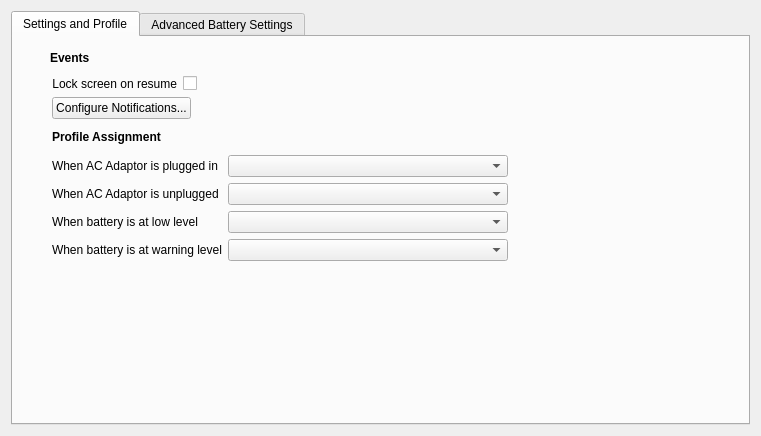
<?xml version="1.0" encoding="UTF-8"?>
<ui version="4.0">
 <class>generalPage</class>
 <widget class="QWidget" name="generalPage">
  <property name="geometry">
   <rect>
    <x>0</x>
    <y>0</y>
    <width>761</width>
    <height>436</height>
   </rect>
  </property>
  <layout class="QVBoxLayout" name="verticalLayout_3">
   <item>
    <widget class="KTabWidget" name="tabWidget">
     <property name="currentIndex">
      <number>0</number>
     </property>
     <widget class="QWidget" name="tab">
      <attribute name="title">
       <string>Settings and Profile</string>
      </attribute>
      <layout class="QVBoxLayout" name="verticalLayout">
       <item>
        <layout class="QHBoxLayout" name="horizontalLayout_3">
         <property name="spacing">
          <number>4</number>
         </property>
         <item>
          <widget class="QLabel" name="eventsIconLabel">
           <property name="minimumSize">
            <size>
             <width>24</width>
             <height>24</height>
            </size>
           </property>
           <property name="maximumSize">
            <size>
             <width>16</width>
             <height>16777215</height>
            </size>
           </property>
           <property name="text">
            <string/>
           </property>
          </widget>
         </item>
         <item>
          <widget class="QLabel" name="label">
           <property name="text">
            <string>&lt;b&gt;Events&lt;/b&gt;</string>
           </property>
          </widget>
         </item>
        </layout>
       </item>
       <item>
        <layout class="QFormLayout" name="formLayout_4">
         <property name="leftMargin">
          <number>30</number>
         </property>
         <item row="0" column="0">
          <widget class="QLabel" name="label_8">
           <property name="text">
            <string>Lock screen on resume</string>
           </property>
           <property name="alignment">
            <set>Qt::AlignRight|Qt::AlignTrailing|Qt::AlignVCenter</set>
           </property>
           <property name="buddy">
            <cstring>lockScreenOnResume</cstring>
           </property>
          </widget>
         </item>
         <item row="0" column="1">
          <widget class="QCheckBox" name="lockScreenOnResume">
           <property name="toolTip">
            <string>Locks screen when waking up from suspension</string>
           </property>
           <property name="statusTip">
            <string/>
           </property>
           <property name="whatsThis">
            <string>You will be asked for a password when resuming from sleep state</string>
           </property>
           <property name="text">
            <string/>
           </property>
          </widget>
         </item>
         <item row="1" column="0" colspan="2">
          <layout class="QHBoxLayout" name="horizontalLayout_2">
           <item>
            <widget class="QPushButton" name="notificationsButton">
             <property name="sizePolicy">
              <sizepolicy hsizetype="Minimum" vsizetype="Maximum">
               <horstretch>0</horstretch>
               <verstretch>0</verstretch>
              </sizepolicy>
             </property>
             <property name="maximumSize">
              <size>
               <width>16777215</width>
               <height>16777215</height>
              </size>
             </property>
             <property name="text">
              <string>Configure Notifications...</string>
             </property>
            </widget>
           </item>
           <item>
            <spacer name="horizontalSpacer">
             <property name="orientation">
              <enum>Qt::Horizontal</enum>
             </property>
             <property name="sizeHint" stdset="0">
              <size>
               <width>40</width>
               <height>20</height>
              </size>
             </property>
            </spacer>
           </item>
          </layout>
         </item>
        </layout>
       </item>
       <item>
        <layout class="QHBoxLayout" name="horizontalLayout">
         <item>
          <widget class="QLabel" name="profileIconLabel">
           <property name="minimumSize">
            <size>
             <width>24</width>
             <height>24</height>
            </size>
           </property>
           <property name="maximumSize">
            <size>
             <width>24</width>
             <height>24</height>
            </size>
           </property>
           <property name="text">
            <string/>
           </property>
          </widget>
         </item>
         <item>
          <widget class="QLabel" name="label_2">
           <property name="text">
            <string>&lt;!DOCTYPE HTML PUBLIC &quot;-//W3C//DTD HTML 4.0//EN&quot; &quot;http://www.w3.org/TR/REC-html40/strict.dtd&quot;&gt;
&lt;html&gt;&lt;head&gt;&lt;meta name=&quot;qrichtext&quot; content=&quot;1&quot; /&gt;&lt;style type=&quot;text/css&quot;&gt;
p, li { white-space: pre-wrap; }
&lt;/style&gt;&lt;/head&gt;&lt;body style=&quot; font-family:'Sans Serif'; font-size:9pt; font-weight:400; font-style:normal;&quot;&gt;
&lt;p style=&quot; margin-top:0px; margin-bottom:0px; margin-left:0px; margin-right:0px; -qt-block-indent:0; text-indent:0px;&quot;&gt;&lt;span style=&quot; font-weight:600;&quot;&gt;Profile Assignment&lt;/span&gt;&lt;/p&gt;&lt;/body&gt;&lt;/html&gt;</string>
           </property>
          </widget>
         </item>
        </layout>
       </item>
       <item>
        <layout class="QFormLayout" name="formLayout_3">
         <property name="leftMargin">
          <number>30</number>
         </property>
         <item row="0" column="0">
          <widget class="QLabel" name="label_6">
           <property name="text">
            <string>When AC Adaptor is plugged in</string>
           </property>
           <property name="buddy">
            <cstring>acProfile</cstring>
           </property>
          </widget>
         </item>
         <item row="0" column="1">
          <widget class="KComboBox" name="acProfile">
           <property name="maximumSize">
            <size>
             <width>280</width>
             <height>16777215</height>
            </size>
           </property>
          </widget>
         </item>
         <item row="1" column="0">
          <widget class="QLabel" name="label_7">
           <property name="text">
            <string>When AC Adaptor is unplugged</string>
           </property>
           <property name="buddy">
            <cstring>batteryProfile</cstring>
           </property>
          </widget>
         </item>
         <item row="1" column="1">
          <widget class="KComboBox" name="batteryProfile">
           <property name="maximumSize">
            <size>
             <width>280</width>
             <height>16777215</height>
            </size>
           </property>
          </widget>
         </item>
         <item row="2" column="0">
          <widget class="QLabel" name="label_10">
           <property name="text">
            <string>When battery is at low level</string>
           </property>
           <property name="buddy">
            <cstring>lowProfile</cstring>
           </property>
          </widget>
         </item>
         <item row="2" column="1">
          <widget class="KComboBox" name="lowProfile">
           <property name="maximumSize">
            <size>
             <width>280</width>
             <height>16777215</height>
            </size>
           </property>
          </widget>
         </item>
         <item row="3" column="0">
          <widget class="QLabel" name="label_11">
           <property name="text">
            <string>When battery is at warning level</string>
           </property>
           <property name="buddy">
            <cstring>warningProfile</cstring>
           </property>
          </widget>
         </item>
         <item row="3" column="1">
          <widget class="KComboBox" name="warningProfile">
           <property name="maximumSize">
            <size>
             <width>280</width>
             <height>16777215</height>
            </size>
           </property>
          </widget>
         </item>
        </layout>
       </item>
       <item>
        <spacer name="verticalSpacer">
         <property name="orientation">
          <enum>Qt::Vertical</enum>
         </property>
         <property name="sizeHint" stdset="0">
          <size>
           <width>20</width>
           <height>40</height>
          </size>
         </property>
        </spacer>
       </item>
      </layout>
     </widget>
     <widget class="QWidget" name="tab_2">
      <attribute name="title">
       <string>Advanced Battery Settings</string>
      </attribute>
      <layout class="QGridLayout" name="gridLayout_2">
       <item row="0" column="0" colspan="2">
        <layout class="QFormLayout" name="formLayout">
         <item row="0" column="0">
          <widget class="QLabel" name="BatteryCriticalLabel">
           <property name="text">
            <string>When battery remaining is critical</string>
           </property>
           <property name="alignment">
            <set>Qt::AlignRight|Qt::AlignTrailing|Qt::AlignVCenter</set>
           </property>
           <property name="wordWrap">
            <bool>false</bool>
           </property>
           <property name="buddy">
            <cstring>BatteryCriticalCombo</cstring>
           </property>
          </widget>
         </item>
         <item row="0" column="1">
          <widget class="KComboBox" name="BatteryCriticalCombo">
           <property name="maximumSize">
            <size>
             <width>300</width>
             <height>16777215</height>
            </size>
           </property>
          </widget>
         </item>
        </layout>
       </item>
       <item row="0" column="2">
        <spacer name="horizontalSpacer_3">
         <property name="orientation">
          <enum>Qt::Horizontal</enum>
         </property>
         <property name="sizeHint" stdset="0">
          <size>
           <width>369</width>
           <height>26</height>
          </size>
         </property>
        </spacer>
       </item>
       <item row="1" column="0">
        <spacer name="verticalSpacer_3">
         <property name="orientation">
          <enum>Qt::Vertical</enum>
         </property>
         <property name="sizeType">
          <enum>QSizePolicy::Fixed</enum>
         </property>
         <property name="sizeHint" stdset="0">
          <size>
           <width>20</width>
           <height>10</height>
          </size>
         </property>
        </spacer>
       </item>
       <item row="2" column="0" colspan="3">
        <widget class="QGroupBox" name="groupBox">
         <property name="title">
          <string>Battery Levels</string>
         </property>
         <layout class="QFormLayout" name="formLayout_2">
          <property name="fieldGrowthPolicy">
           <enum>QFormLayout::AllNonFixedFieldsGrow</enum>
          </property>
          <item row="0" column="0">
           <widget class="QLabel" name="label_3">
            <property name="text">
             <string>Battery is at low level at</string>
            </property>
            <property name="buddy">
             <cstring>lowSpin</cstring>
            </property>
           </widget>
          </item>
          <item row="0" column="1">
           <widget class="KIntSpinBox" name="lowSpin">
            <property name="maximumSize">
             <size>
              <width>100</width>
              <height>16777215</height>
             </size>
            </property>
            <property name="toolTip">
             <string>Low battery level</string>
            </property>
            <property name="whatsThis">
             <string>Battery will be considered low when it reaches this level</string>
            </property>
            <property name="suffix">
             <string>%</string>
            </property>
            <property name="maximum">
             <number>100</number>
            </property>
           </widget>
          </item>
          <item row="1" column="0">
           <widget class="QLabel" name="label_4">
            <property name="text">
             <string>Battery is at warning level at</string>
            </property>
            <property name="buddy">
             <cstring>warningSpin</cstring>
            </property>
           </widget>
          </item>
          <item row="1" column="1">
           <widget class="KIntSpinBox" name="warningSpin">
            <property name="maximumSize">
             <size>
              <width>100</width>
              <height>16777215</height>
             </size>
            </property>
            <property name="toolTip">
             <string>Warning battery level</string>
            </property>
            <property name="whatsThis">
             <string>Battery will be considered at warning level when it reaches this level</string>
            </property>
            <property name="suffix">
             <string>%</string>
            </property>
            <property name="maximum">
             <number>100</number>
            </property>
           </widget>
          </item>
          <item row="2" column="0">
           <widget class="QLabel" name="label_5">
            <property name="text">
             <string>Battery is at critical level at</string>
            </property>
            <property name="buddy">
             <cstring>criticalSpin</cstring>
            </property>
           </widget>
          </item>
          <item row="2" column="1">
           <widget class="KIntSpinBox" name="criticalSpin">
            <property name="maximumSize">
             <size>
              <width>100</width>
              <height>16777215</height>
             </size>
            </property>
            <property name="toolTip">
             <string>Critical battery level</string>
            </property>
            <property name="whatsThis">
             <string>Battery will be considered critical when it reaches this level</string>
            </property>
            <property name="suffix">
             <string>%</string>
            </property>
            <property name="maximum">
             <number>100</number>
            </property>
           </widget>
          </item>
         </layout>
        </widget>
       </item>
       <item row="3" column="1">
        <spacer name="verticalSpacer_2">
         <property name="orientation">
          <enum>Qt::Vertical</enum>
         </property>
         <property name="sizeHint" stdset="0">
          <size>
           <width>20</width>
           <height>119</height>
          </size>
         </property>
        </spacer>
       </item>
      </layout>
     </widget>
    </widget>
   </item>
  </layout>
 </widget>
 <customwidgets>
  <customwidget>
   <class>KIntSpinBox</class>
   <extends>QSpinBox</extends>
   <header>knuminput.h</header>
  </customwidget>
  <customwidget>
   <class>KComboBox</class>
   <extends>QComboBox</extends>
   <header>kcombobox.h</header>
  </customwidget>
  <customwidget>
   <class>KTabWidget</class>
   <extends>QTabWidget</extends>
   <header>ktabwidget.h</header>
   <container>1</container>
  </customwidget>
 </customwidgets>
 <resources/>
 <connections/>
</ui>
